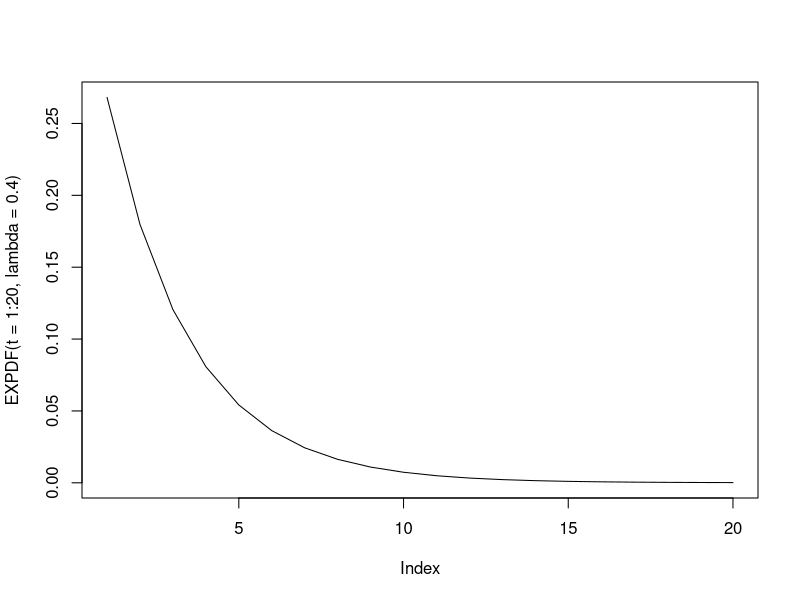
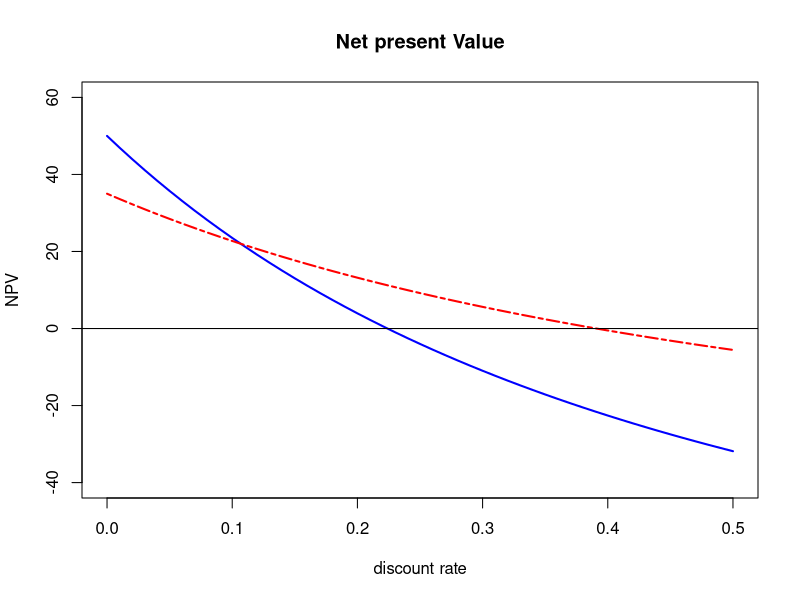

Write the R code that produced these figures, in order.
## ---- chunk 1
year<-2012
if(year%%4==0&&year%%100!=0||year%%400==0) cat(year, "is a leap year") 
## ---- chunk 2
year<-2100
if(year%%4==0&&year%%100!=0||year%%400==0)
cat(year, "is a leap year") else
cat(year, "isn't a leap year")
## ---- chunk 3
year<-c(2035, 2058, 2088, 2125, 12500)
ifelse(year%%4==0&year%%100!=0|year%%400==0,
c(paste(year,"is a leap year")), 
c(paste(year,"isn't a leap year")))
## ---- chunk 4
FV<-function(ID, R, t) {
fvalue<-ID*(1+R)^t
return(fvalue)
}
## ---- chunk 5
FV(ID=1000000, R=0.05, t=10)
## ---- chunk 6
x<-1
repeat{
cat(x,"->")
x<-x+2
if(x>25) break
}
## ---- chunk 7
x<-1
while(x<=25) {
cat(x,"->")
x<-x+2
}
## ---- chunk 8
for(i in 1:25) {
if(i%%2!=0) cat(i,"->")
}
## ---- chunk 9
DE<-function(Pb,Pa,Qb,Qa) {
dP<-Pa-Pb
dQ<-Qa-Qb
eta<-(dQ/dP)*(Pb/Qb)
return(eta)
}
## ---- chunk 10
DE(Pb=100, Pa=150, Qb=1200, Qa=2160)
## ---- chunk 11
EXPDF<-function(t, lambda){ 
+lambda*exp(-lambda*t)  
}
## ---- chunk 12
EXPDF(t=5, lambda=0.4)
## ---- chunk 13
plot(EXPDF(t=1:20, lambda=0.4), type="l")
## ---- chunk 14
IV1<-c(-100,40,60,50)
IV2<-c(-50,30,55,0)
NPV<-function(IV,r,t) {   #순현재 가치 함수정의
div<-c()
for(i in 1:length(t)) {
for(j in r) {
div<-append(div, IV[i]/(1+j)^t[i])
}}
div.mat<-matrix(div, nrow=length(r))
return(rowSums(div.mat))
}
NPV(IV1,r=0.08,t=0:3)
NPV(IV2,r=0.08,t=0:3)
## ---- chunk 15
r.seq=seq(0, 0.5, 0.01)             #할인율 벡터 생성
NPV1<-NPV(IV1, r=r.seq, t=0:3)      #할인율 변화에 따른 프로젝트 1의 순현재가치
NPV2<-NPV(IV2, r=r.seq, t=0:3)      #할인율 변화에 따른 프로젝트 2의 순현재가치

plot(r.seq,NPV1, type="l", col="blue",ylim=c(-40,60),lwd=2,main="Net present Value", xlab="discount rate", ylab="NPV")                

lines(r.seq, NPV2, col="red", lwd=2, lty=6)  #프로젝트2

abline(h=0)

#legend(0.3,50,lwd=2,col=c("blue","red"),lty=c(1,6), legend=c("project 1", "project2)) #범례입력
